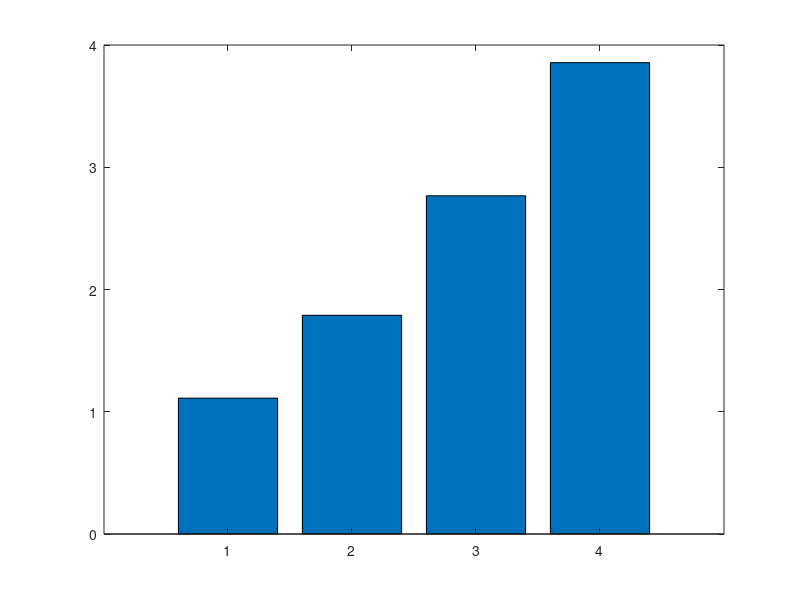

Write the MATLAB code that produced this figure. (Note: this script raises an error after producing the figure.)
% Load Responses:
% Conds x [MD BN LO FE OP IF CV RM GR]
full_pref = [1 1 1 1 2 1 1 1 1];
strong_pref = [1 1 2.5 3.6 2 1 2.5 1.5 1];
med_pref = [1 1 3.2 4.2 3 5 3.5 2 2];
weak_pref = [3 2 4.5 4.7 5 5 5 2.5 3];
opac = [full_pref; strong_pref; med_pref; weak_pref];

% missing GR all
big_strong_pref = [1 2 3.2 3.9 3 4 2 1 1];
med_strong_pref = [1 1 1 1.4 1 1 1 1.5 1];
small_strong_pref = [2 2 3.8 4.6 5 4 4 4 2];
strong = [big_strong_pref; med_strong_pref; small_strong_pref];

% missing IF
big_med_pref = [2 2 3 3.5 3       3     3 4 1];
med_med_pref = [1 1 1 2 1         1    1 1 1];
small_med_pref = [2 1 4.2 4.6 5   5    4.5 3 3];
med = [big_med_pref; med_med_pref; small_med_pref];

checksize = (strong + med)/2;


% 3 cond x 9 subj

opac_mean = mean(opac, 2);
opac_stderror = 1.96* std(opac, 0, 2) / sqrt( length(opac) );

checksize_mean = mean(checksize, 2);
checksize_stderror = 1.96* std(checksize, 0, 2) / sqrt( length(strong) + length(med) );
 
%% Plot bar for each experiment
fs = 16; lw = 2;

figure; bar( opac_mean ); hold on;
er = errorbar(1:length(opac_mean), opac_mean, opac_stderror, 'LineWidth', lw);
er.Color = [0 0 0]; er.LineStyle = 'none'; er.LineWidth = lw;
title("Opacity Preferences");  ylim([0 5])
xlabel("Conditions"), ylabel("Preference: 1 - hate, 5 - do not mind")
xticklabels( ["Fully Opaque", "Strong Opacity", "Medium Opacity", "Weak Opacity"])
set(gca,'FontSize',fs)

figure; bar( checksize_mean ); hold on
er = errorbar(1:length(checksize_mean), checksize_mean, checksize_stderror, 'LineWidth', lw);
er.Color = [0 0 0]; er.LineStyle = 'none';  er.LineWidth = lw;
title("Check Size Preferences");  ylim([0 5])
xlabel("Conditions"), ylabel("Preference: 1 - hate, 5 - do not mind")
xticklabels( ["Big Checker", "Medium Checker", "Small Checker"])
set(gca,'FontSize',fs)


%% Run linear regression on opacity
alpha_values = [255 125 85 50]';
p = polyfit(alpha_values, opac_mean, 1);
f = polyval(p, alpha_values);
[r2, rmse] = rsquare(opac_mean,f);

figure; plot(alpha_values,opac_mean,'k*');
hold on; plot(alpha_values,f,'r-');
title(strcat(['R2 = ' num2str(r2) '; RMSE = ' num2str(rmse)]))
legend({'Average Ergonomics Rating', 'Linear Regression'})

%% Run ANOVA and t tests on check size
[p,tbl,stats] = anova1(checksize');

[h_bm, p_bm, ci_bm, stats_bm] = ttest(checksize(1,:), checksize(2,:));
[h_bs, p_bs, ci_bs, stats_bs]  = ttest(checksize(1,:), checksize(3,:));
[h_ms, p_ms, ci_ms, stats_ms]  = ttest(checksize(2,:), checksize(3,:));

[~,~,~,padj] = fdr_bh([p_bm p_bs p_ms])

%% Run ANOVA and t tests on check size
% [p,tbl,stats] = anova1(opac');
[h_fs, p_fs, ci_fs, stats_fs]  = ttest(opac(1,:), opac(2,:));
[h_fm, p_fm, ci_fm, stats_fm]  = ttest(opac(1,:), opac(3,:));
[h_fw, p_fw, ci_fw, stats_fw]  = ttest(opac(1,:), opac(4,:));
[h_sm, p_sm, ci_sm, stats_sm]  = ttest(opac(2,:), opac(3,:));
[h_sw, p_sw, ci_sw, stats_sw]  = ttest(opac(2,:), opac(4,:));
[h_mw, p_mw, ci_mw, stats_mw]  = ttest(opac(3,:), opac(4,:));

[~,~,~,padj] = fdr_bh([p_fs p_fm p_fw p_sm p_sw p_mw])